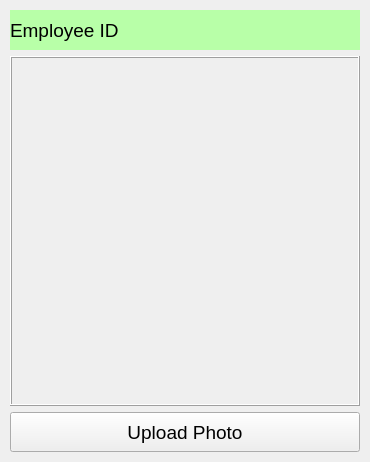
    <widget class="QWidget" name="verticalLayoutWidget_2">
     <property name="geometry">
      <rect>
       <x>2070</x>
       <y>80</y>
       <width>370</width>
       <height>462</height>
      </rect>
     </property>
     <layout class="QVBoxLayout" name="verticalLayout_2" stretch="0,0,0">
      <property name="leftMargin">
       <number>10</number>
      </property>
      <property name="topMargin">
       <number>10</number>
      </property>
      <property name="rightMargin">
       <number>10</number>
      </property>
      <property name="bottomMargin">
       <number>10</number>
      </property>
      <item>
       <widget class="QLabel" name="label_5">
        <property name="sizePolicy">
         <sizepolicy hsizetype="Fixed" vsizetype="Fixed">
          <horstretch>0</horstretch>
          <verstretch>0</verstretch>
         </sizepolicy>
        </property>
        <property name="minimumSize">
         <size>
          <width>350</width>
          <height>40</height>
         </size>
        </property>
        <property name="maximumSize">
         <size>
          <width>351</width>
          <height>40</height>
         </size>
        </property>
        <property name="font">
         <font>
          <pointsize>14</pointsize>
         </font>
        </property>
        <property name="styleSheet">
         <string notr="true">background-color: rgb(184, 255, 168);</string>
        </property>
        <property name="text">
         <string>Employee ID</string>
        </property>
       </widget>
      </item>
      <item>
       <widget class="QLabel" name="id_image">
        <property name="sizePolicy">
         <sizepolicy hsizetype="Fixed" vsizetype="Fixed">
          <horstretch>0</horstretch>
          <verstretch>0</verstretch>
         </sizepolicy>
        </property>
        <property name="minimumSize">
         <size>
          <width>345</width>
          <height>350</height>
         </size>
        </property>
        <property name="maximumSize">
         <size>
          <width>350</width>
          <height>350</height>
         </size>
        </property>
        <property name="frameShape">
         <enum>QFrame::Box</enum>
        </property>
        <property name="frameShadow">
         <enum>QFrame::Raised</enum>
        </property>
        <property name="text">
         <string/>
        </property>
        <property name="pixmap">
         <pixmap>media/placeholder_image.jpg</pixmap>
        </property>
        <property name="scaledContents">
         <bool>true</bool>
        </property>
        <property name="margin">
         <number>3</number>
        </property>
       </widget>
      </item>
      <item>
       <widget class="QPushButton" name="upload_id">
        <property name="sizePolicy">
         <sizepolicy hsizetype="Fixed" vsizetype="Fixed">
          <horstretch>0</horstretch>
          <verstretch>0</verstretch>
         </sizepolicy>
        </property>
        <property name="minimumSize">
         <size>
          <width>350</width>
          <height>40</height>
         </size>
        </property>
        <property name="maximumSize">
         <size>
          <width>351</width>
          <height>40</height>
         </size>
        </property>
        <property name="font">
         <font>
          <pointsize>14</pointsize>
         </font>
        </property>
        <property name="text">
         <string>Upload Photo</string>
        </property>
       </widget>
      </item>
     </layout>
    </widget>
